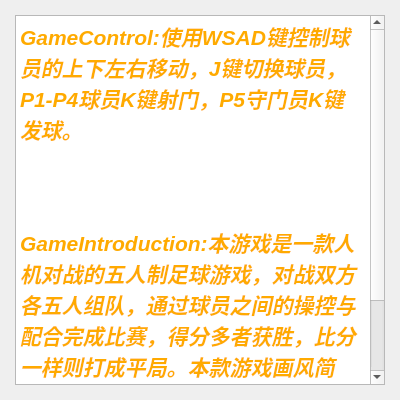
<?xml version="1.0" encoding="UTF-8"?>
<ui version="4.0">
 <class>HelperPanel</class>
 <widget class="QWidget" name="HelperPanel">
  <property name="geometry">
   <rect>
    <x>0</x>
    <y>0</y>
    <width>400</width>
    <height>400</height>
   </rect>
  </property>
  <property name="minimumSize">
   <size>
    <width>400</width>
    <height>400</height>
   </size>
  </property>
  <property name="maximumSize">
   <size>
    <width>400</width>
    <height>400</height>
   </size>
  </property>
  <property name="windowTitle">
   <string>Form</string>
  </property>
  <layout class="QGridLayout" name="gridLayout">
   <item row="0" column="0">
    <widget class="QTextEdit" name="textEdit">
     <property name="minimumSize">
      <size>
       <width>370</width>
       <height>370</height>
      </size>
     </property>
     <property name="maximumSize">
      <size>
       <width>370</width>
       <height>370</height>
      </size>
     </property>
     <property name="styleSheet">
      <string notr="true">background-image: url(:/game_resources/helperpanel_background(1).png);</string>
     </property>
     <property name="html">
      <string>&lt;!DOCTYPE HTML PUBLIC &quot;-//W3C//DTD HTML 4.0//EN&quot; &quot;http://www.w3.org/TR/REC-html40/strict.dtd&quot;&gt;
&lt;html&gt;&lt;head&gt;&lt;meta name=&quot;qrichtext&quot; content=&quot;1&quot; /&gt;&lt;meta charset=&quot;utf-8&quot; /&gt;&lt;style type=&quot;text/css&quot;&gt;
p, li { white-space: pre-wrap; }
hr { height: 1px; border-width: 0; }
li.unchecked::marker { content: &quot;\2610&quot;; }
li.checked::marker { content: &quot;\2612&quot;; }
&lt;/style&gt;&lt;/head&gt;&lt;body style=&quot; font-family:'Microsoft YaHei UI'; font-size:9pt; font-weight:400; font-style:normal;&quot;&gt;
&lt;p style=&quot; margin-top:0px; margin-bottom:0px; margin-left:0px; margin-right:0px; -qt-block-indent:0; text-indent:0px;&quot;&gt;&lt;span style=&quot; font-size:16pt; font-weight:700; font-style:italic; color:#ffaa00;&quot;&gt;GameControl:使用WSAD键控制球员的上下左右移动，J键切换球员，P1-P4球员K键射门，P5守门员K键发球。&lt;/span&gt;&lt;/p&gt;
&lt;p style=&quot;-qt-paragraph-type:empty; margin-top:0px; margin-bottom:0px; margin-left:0px; margin-right:0px; -qt-block-indent:0; text-indent:0px; font-size:16pt; font-weight:700; font-style:italic; color:#ffaa00;&quot;&gt;&lt;br /&gt;&lt;/p&gt;
&lt;p style=&quot;-qt-paragraph-type:empty; margin-top:0px; margin-bottom:0px; margin-left:0px; margin-right:0px; -qt-block-indent:0; text-indent:0px; font-weight:700; color:#ffaa00;&quot;&gt;&lt;br /&gt;&lt;/p&gt;
&lt;p style=&quot;-qt-paragraph-type:empty; margin-top:0px; margin-bottom:0px; margin-left:0px; margin-right:0px; -qt-block-indent:0; text-indent:0px; font-weight:700; color:#ffaa00;&quot;&gt;&lt;br /&gt;&lt;/p&gt;
&lt;p style=&quot;-qt-paragraph-type:empty; margin-top:0px; margin-bottom:0px; margin-left:0px; margin-right:0px; -qt-block-indent:0; text-indent:0px; font-weight:700; color:#ffaa00;&quot;&gt;&lt;br /&gt;&lt;/p&gt;
&lt;p style=&quot;-qt-paragraph-type:empty; margin-top:0px; margin-bottom:0px; margin-left:0px; margin-right:0px; -qt-block-indent:0; text-indent:0px; font-weight:700; color:#ffaa00;&quot;&gt;&lt;br /&gt;&lt;/p&gt;
&lt;p style=&quot; margin-top:0px; margin-bottom:0px; margin-left:0px; margin-right:0px; -qt-block-indent:0; text-indent:0px;&quot;&gt;&lt;span style=&quot; font-size:16pt; font-weight:700; font-style:italic; color:#ffaa00;&quot;&gt;GameIntroduction:本游戏是一款人机对战的五人制足球游戏，对战双方各五人组队，通过球员之间的操控与配合完成比赛，得分多者获胜，比分一样则打成平局。本款游戏画风简约，操作简单，过程有趣，旨在为广大玩家提供一款优质且有趣的休闲游戏，提供一段快乐的休闲时光。&lt;/span&gt;&lt;/p&gt;&lt;/body&gt;&lt;/html&gt;</string>
     </property>
    </widget>
   </item>
  </layout>
 </widget>
 <resources/>
 <connections/>
</ui>
